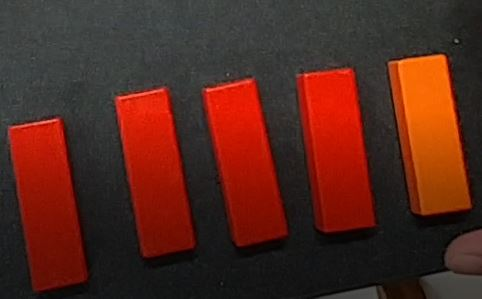
#> input picture iter_app/tools/test_img.JPG, 482 x 299 px, found by its file name
$ python test_w_img.py   (Python 2 division)   (older library calls are emulated)
#> lines starting #> are read from the running program, lines starting #| are printed output that depends on the picture; after the words box and inside, x2 and y2 are one past the last pixel; in counts of white or black regions, pixels touching at a corner belong together; long printed decimals are rounded
#!/usr/bin/env python
'''
Test the algorithm with an image before using it as a ros node.
'''

import os
import cv2
import time
import numpy as np

BIG_BLOCK_A = (22000,24000)
SML_BLOCK_A = (10000,12000)

image_np = cv2.imread(os.path.abspath("./data/test_img.JPG"))
#> image_np is the input picture: shape (299, 482, 3); mean B, G, R 29.8, 39.8, 84.6
height, width, channels = image_np.shape
#> height = 299; width = 482; channels = 3

hsv = cv2.cvtColor(image_np,cv2.COLOR_BGR2HSV)
#> hsv: shape (299, 482, 3); mean H, S, V 35.8, 103.6, 85.6
thresh1 = cv2.inRange(hsv,(0,50,50),(179,255,255))
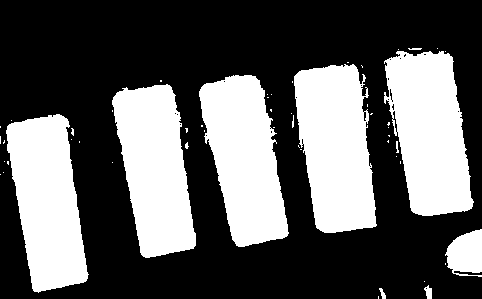
#> thresh1: shape (299, 482); 36.7% white; 54 white regions (44 under 20 px), largest, box (x1, y1, x2, y2) and area: (294, 64, 377, 233) 10596, (384, 51, 474, 216) 10525, (199, 75, 289, 247) 10117

kernel = np.ones((5,5),np.uint8)
morphed = cv2.morphologyEx(thresh1,cv2.MORPH_OPEN,kernel)
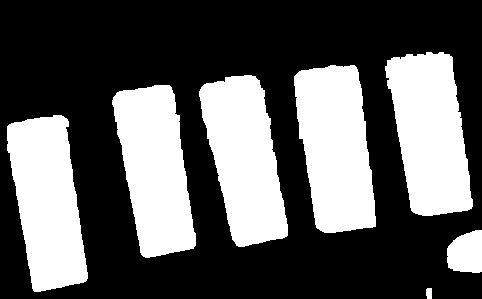
#> morphed: shape (299, 482); 36.1% white; 7 white regions

_0, contours, _1 = cv2.findContours(morphed,cv2.RETR_LIST,cv2.CHAIN_APPROX_SIMPLE)
#> contours = 7 contours; box (x1, y1, x2, y2) and area: (294, 65, 376, 233) 10226, (385, 52, 473, 216) 10056, (199, 75, 288, 247) 9818, (7, 115, 88, 292) 9785, (112, 85, 196, 258) 9684, (447, 230, 482, 273) 1185, (426, 288, 432, 299) 47

final_img = image_np.copy()
for cnt in contours:
    # fit rectangle to object
    rect = cv2.minAreaRect(cnt)
    #rect[0] #.center (x,y) 'float'
    #rect[1] #.size (x,y) 'float'
    #rect[2] #.angle 'float'

    # filter by known attributes of blocks
    area = rect[1][0] * rect[1][1]
    print area
    if not ((area >= BIG_BLOCK_A[0] and area <= BIG_BLOCK_A[1]) or (area >= SML_BLOCK_A[0] and area <= SML_BLOCK_A[1])):
        continue

    # generate pose information
    {
        "position": {
            "x": rect[0][0] / width,
            "y": rect[0][1] / height,
            "z": 0
        },
        "orientation": {
            "x": 0,
            "y": 0,
            "z": rect[2]
        }
    }

    # update output image
    min = tuple([int(rect[0][i] - rect[1][i]/2) for i in range(0,2)])
    max = tuple([int(rect[0][i] + rect[1][i]/2) for i in range(0,2)])
    cv2.rectangle(final_img,min,max,(0,255,0),2)
#> this loop made 7 passes
#> (rect, area, min, max) on passes 3 to 7: (((46, 203.1), (64.14, 173), -7.17), 11096.8, (13, 116), (78, 289)), (((155.6, 170.2), (64.28, 169), -9.46), 10863.5, (123, 85), (187, 254)), (((245, 159.3), (66.28, 169.4), -12.09), 11226, (211, 74), (278, 244)), (((334.3, 148.3), (67.61, 166.4), -6.93), 11249.1, (300, 65), (368, 231)), (((428.7, 133.2), (68.39, 163.3), -8.39), 11171.4, (394, 51), (462, 214))
#> (rect, area) on passes 1 to 2: (((428.5, 293), (10, 5), -90), 50), (((464, 251), (42, 34), -90), 1428)
#| 50.0
#| 1427.999
#| 11096.783
#| 10863.456
#| 11225.980
#| 11249.075
#| 11171.389
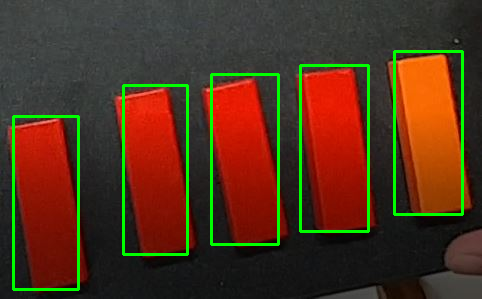
#> final_img: shape (299, 482, 3); 4.87% of pixels changed, all inside (x1, y1, x2, y2) = (12, 50, 464, 291)

cv2.imshow('Initial',image_np)
cv2.imshow('Final',final_img)

cv2.waitKey(1000 * 15)
cv2.destroyAllWindows()
